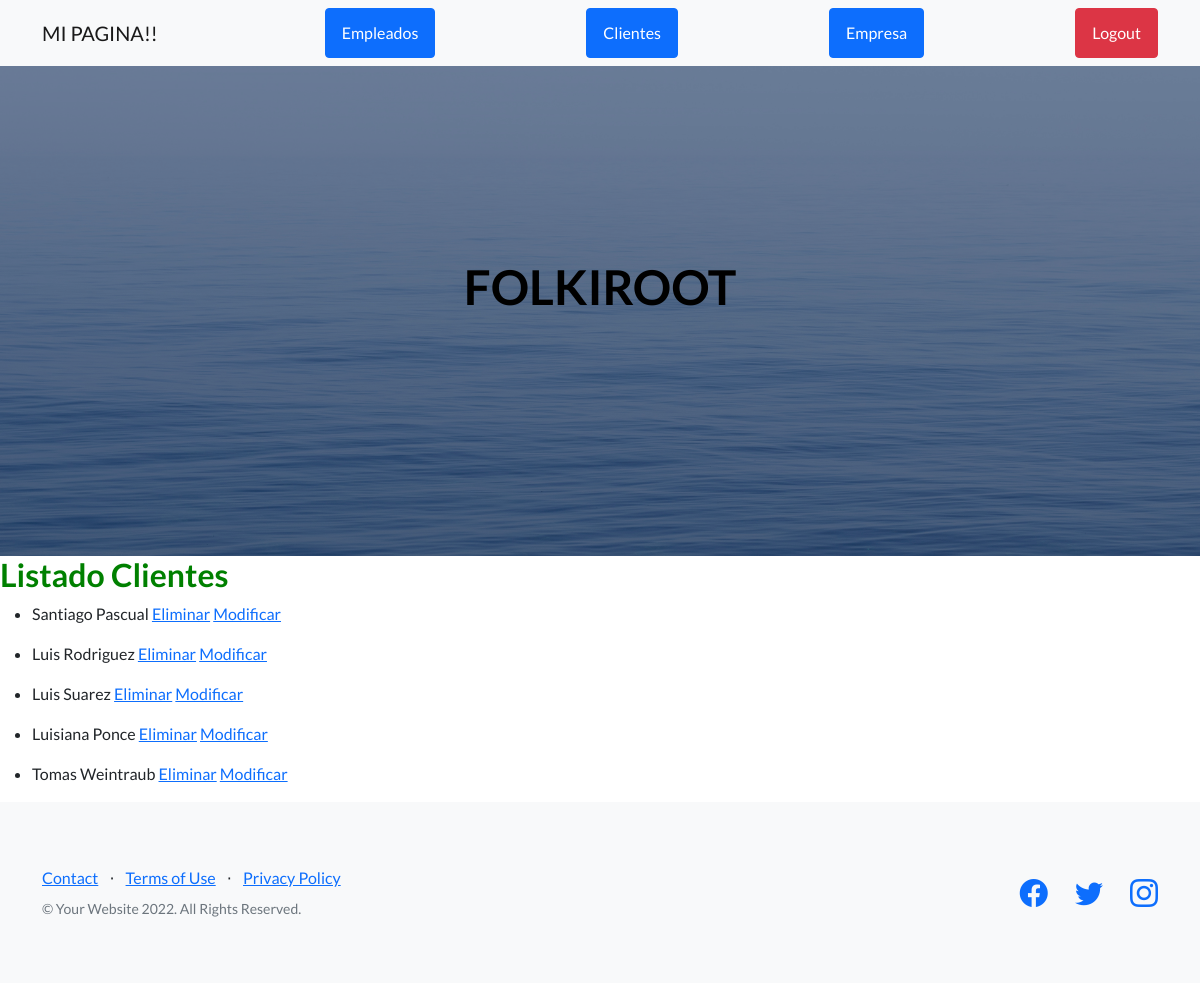
Page /AppProyecto/list_cliente/ (signed in) on the earlier database version.
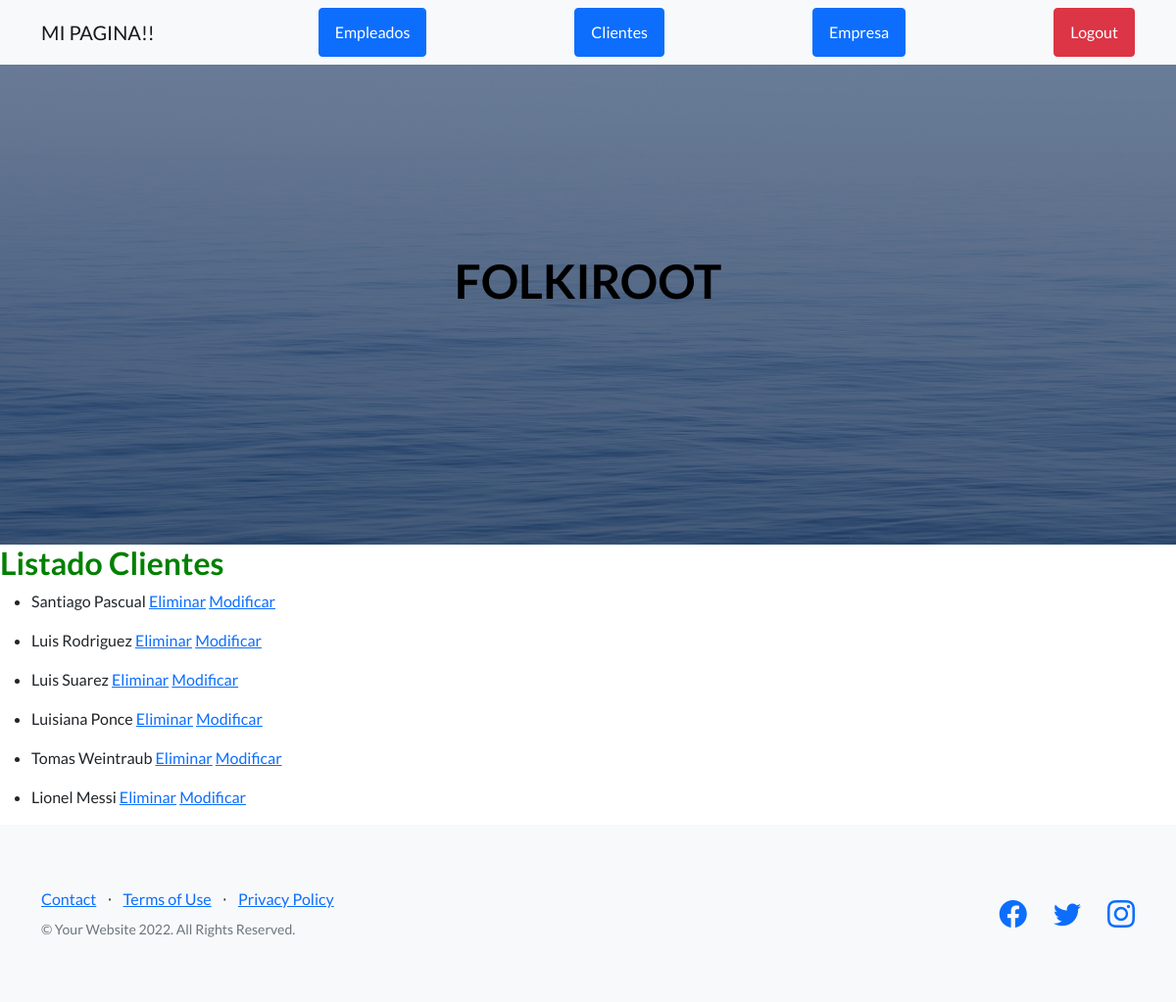
Same page on the later database version.
### AppProyecto/models.py (models this page shows)
class Cliente(models.Model):
    nombre = models.CharField(max_length=50)
    apellido = models.CharField(max_length=50)
    direccion = models.CharField(max_length=50)
    edad = models.IntegerField()
    fecha = models.DateField(default=datetime.now)
    imagen = models.ImageField(upload_to='cliente', null=True, blank=True)
    def __str__(self):
        return self.nombre + " " + self.apellido

### AppProyecto/views.py (the view)
# urls.py: path("list_cliente/", ListCliente.as_view(), name="list_clientes"),
class ListCliente(LoginRequiredMixin, ListView):
    model = Cliente
    template_name = "AppProyecto/list_clientes.html"

### AppProyecto/templates/AppProyecto/list_clientes.html (shortened to what this page needs)
{% extends "AppProyecto/index.html" %}
{% block main %}
<h2 style="color: green;">Listado Clientes</h2>
{% for cliente in object_list %}
    <ul><li>
        {{ cliente }}
        <a href="{% url 'delete_clientes' cliente.id %}">Eliminar</a>
        <a href="{% url 'update_clientes' cliente.id %}">Modificar</a>
    </li></ul>
{% endfor %}
{% endblock %}

Differences in the rows shown:
added Cliente: nombre+apellido "Lionel Messi"
